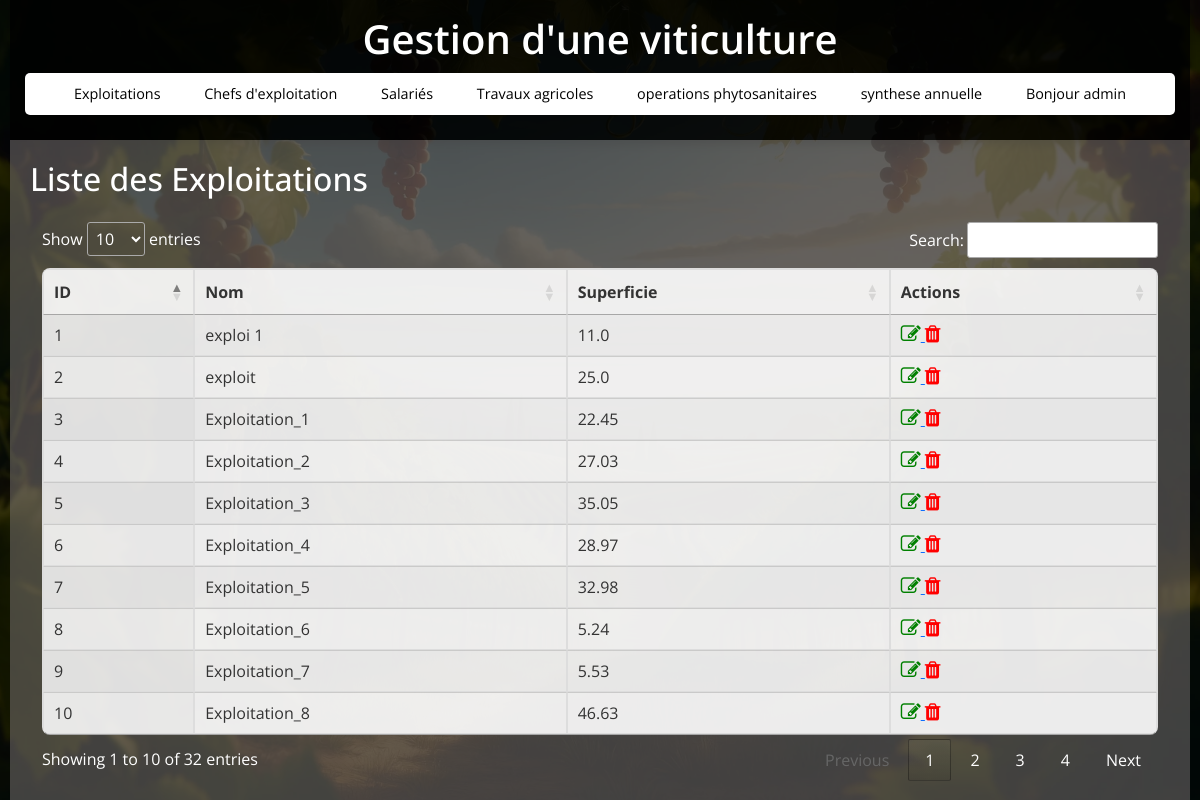
Page /exploitations (signed in) on the committed database.
### tables this page shows
CREATE TABLE exploitations (
                    id_exploitation INTEGER PRIMARY KEY,
                    nom_exploitation TEXT,
                    superficie REAL
                );

### app.py (the view)
@app.route('/exploitations')
def exploitations():
    if 'user_id' not in session:
        return redirect(url_for('login'))
    conn = get_db_connection()
    exploitations = conn.execute('SELECT * FROM exploitations').fetchall()
    conn.close()
    return render_template('exploitations.html', exploitations=exploitations)

### app.py (called while the page is built)
def get_db_connection():
    conn = sqlite3.connect(DB_NAME)
    conn.row_factory = sqlite3.Row  # Retourne les résultats sous forme de dictionnaire
    return conn

### templates/exploitations.html (shortened to what this page needs)
{% extends 'base.html' %}
{% block content %}
    <h2>Liste des Exploitations</h2>
    <div class="container mt-4">
        <div class="table-responsive">
            <table id="operations_phytosanitairesTable" class="display">
                <thead>
        <tr>
            <th>ID</th>
            <th>Nom</th>
            <th>Superficie</th>
            <th>Actions</th>
        </tr>
    </thead>
    <tbody>
        {% for exploitation in exploitations %}
        <tr>
            <td>{{ exploitation.id_exploitation }}</td>
            <td>{{ exploitation.nom_exploitation }}</td>
            <td>{{ exploitation.superficie }}</td>
            <td>
                <a href="{{ url_for('edit_exploitation', id=exploitation.id_exploitation) }}">
                    <i class="fa fa-edit" style="font-size:20px;color:green"></i>
                </a>
                <a href="{{ url_for('delete_exploitation', id=exploitation.id_exploitation) }}">
<i class="fa fa-trash" style="font-size:20px;color:red;"></i>
                </a>
            </td>
        </tr>
        {% endfor %}
    </tbody>
</table>
</div>
</div>
{% endblock %}

### static/style.css (style rules this page uses)
* { margin: 0; padding: 0; box-sizing: border-box; font-family: "Open Sans", sans-serif; }
body { display: flex; flex-direction: column; align-items: center; justify-content: flex-start; min-height: 100vh; width: 100%; background: url("./img/viticulture.webp") center/cover no-repeat, #000; padding: 0 10px; position: relative; overflow-y: auto; color: #fff; }
body::before { content: ""; position: absolute; width: 100%; height: 100%; background: rgba(0, 0, 0, 0.7); z-index: -1; }
table { width: 100%; border-collapse: collapse; margin-top: 20px; background: rgba(255, 255, 255, 0.9); color: #333; border-radius: 8px; overflow: hidden; }
table, th, td { border: 1px solid #ddd; }
th, td { padding: 8px; text-align: left; }
h2 { font-size: 2rem; margin-bottom: 20px; color: #fff; }

### rows in the picture
exploitations: id_exploitation "1", nom_exploitation "exploi 1", superficie "11.0"
exploitations: id_exploitation "2", nom_exploitation "exploit", superficie "25.0"
exploitations: id_exploitation "3", nom_exploitation "Exploitation_1", superficie "22.45"
exploitations: id_exploitation "4", nom_exploitation "Exploitation_2", superficie "27.03"
exploitations: id_exploitation "5", nom_exploitation "Exploitation_3", superficie "35.05"
exploitations: id_exploitation "6", nom_exploitation "Exploitation_4", superficie "28.97"
exploitations: id_exploitation "7", nom_exploitation "Exploitation_5", superficie "32.98"
exploitations: id_exploitation "8", nom_exploitation "Exploitation_6", superficie "5.24"
exploitations: id_exploitation "9", nom_exploitation "Exploitation_7", superficie "5.53"
exploitations: id_exploitation "10", nom_exploitation "Exploitation_8", superficie "46.63"

### other values in the picture
{{ session.get('admin') }} "admin"
